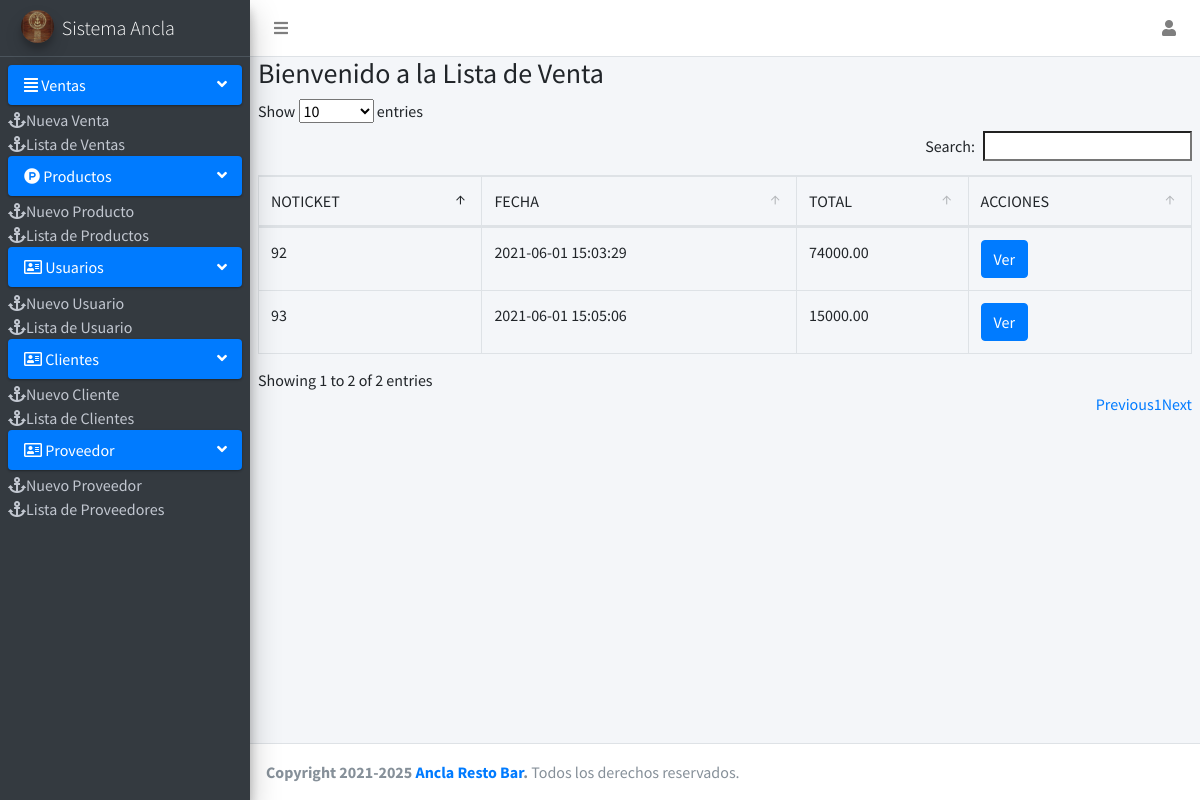
Screenshot of /Pagina/Ventas/Ventas.php (signed in) with the database file from the repository.
### tables this page shows
CREATE TABLE `ticket` (
  `noticket` bigint(11) NOT NULL,
  `fecha` datetime NOT NULL DEFAULT current_timestamp(),
  `usuario` int(11) NOT NULL,
  `codcliente` int(11) NOT NULL,
  `totalticket` decimal(10,2) NOT NULL,
  `estado` int(11) NOT NULL DEFAULT 1
);

### Pagina/Ventas/Ventas.php (the view, shortened to what this page needs)
<?php
include "../menu/cabezera.php";?>
<div class="content-wrapper">
  <section class="content">
    <div class="row" id="contenido_principal">
  <div class="col-md-12">
    <div class="box box-warning box-solid">
     <div class="box-header with-border">
     <h3 class="box-title">Bienvenido a la Lista de Venta</h3>
     </div>
     </div>
<div class="box-body">
<table  id="table" class="table  table-bordered .table-striped thead-dark" style="width:100%">
  <thead>
  <tr>
  <td>NOTICKET</td>
  <td>FECHA</td>
  <td>TOTAL</td>
  <td>ACCIONES</td>
  </tr>
  </thead>
  <tbody>
  <?php
  include "../../conexion.php";
  $query = mysqli_query($conexion, "SELECT noticket, fecha,codcliente, totalticket, estado FROM ticket ORDER BY noticket DESC");
  $cli= mysqli_num_rows($query);
  if ($cli>0)
  {
  while ($dato=mysqli_fetch_array($query))
  {
  ?>
  <tr>
  <td><?php echo $dato['noticket']; ?></td>
  <td><?php echo $dato['fecha']; ?></td>
  <td><?php echo $dato['totalticket']; ?></td>
  <td>
      <button type="button" class="btn btn-primary vista_ticket" cl="<?php echo $dato['codcliente']; ?>" f="<?php echo $dato['noticket']; ?>">Ver</button>
    </div>
  <?php }
  } ?>
</div>
</div>
<?php
include "../menu/footer.php";
?>

### rows the page displays
ticket: noticket "93", fecha "2021-06-01 15:05:06", totalticket "15000.00"
ticket: noticket "92", fecha "2021-06-01 15:03:29", totalticket "74000.00"
